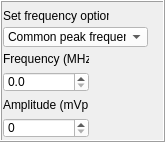
   <widget class="QFrame" name="freq_ampl_frame">
    <property name="geometry">
     <rect>
      <x>130</x>
      <y>60</y>
      <width>165</width>
      <height>142</height>
     </rect>
    </property>
    <property name="frameShape">
     <enum>QFrame::Box</enum>
    </property>
    <property name="frameShadow">
     <enum>QFrame::Raised</enum>
    </property>
    <widget class="QLabel" name="label_20">
     <property name="geometry">
      <rect>
       <x>3</x>
       <y>8</y>
       <width>106</width>
       <height>16</height>
      </rect>
     </property>
     <property name="text">
      <string>Set frequency options</string>
     </property>
    </widget>
    <widget class="QComboBox" name="set_freq_opt_combo">
     <property name="geometry">
      <rect>
       <x>3</x>
       <y>27</y>
       <width>145</width>
       <height>20</height>
      </rect>
     </property>
     <property name="palette">
      <palette>
       <active>
        <colorrole role="Button">
         <brush brushstyle="SolidPattern">
          <color alpha="255">
           <red>255</red>
           <green>255</green>
           <blue>255</blue>
          </color>
         </brush>
        </colorrole>
        <colorrole role="Base">
         <brush brushstyle="SolidPattern">
          <color alpha="255">
           <red>255</red>
           <green>255</green>
           <blue>255</blue>
          </color>
         </brush>
        </colorrole>
        <colorrole role="Window">
         <brush brushstyle="SolidPattern">
          <color alpha="255">
           <red>255</red>
           <green>255</green>
           <blue>255</blue>
          </color>
         </brush>
        </colorrole>
       </active>
       <inactive>
        <colorrole role="Button">
         <brush brushstyle="SolidPattern">
          <color alpha="255">
           <red>255</red>
           <green>255</green>
           <blue>255</blue>
          </color>
         </brush>
        </colorrole>
        <colorrole role="Base">
         <brush brushstyle="SolidPattern">
          <color alpha="255">
           <red>255</red>
           <green>255</green>
           <blue>255</blue>
          </color>
         </brush>
        </colorrole>
        <colorrole role="Window">
         <brush brushstyle="SolidPattern">
          <color alpha="255">
           <red>255</red>
           <green>255</green>
           <blue>255</blue>
          </color>
         </brush>
        </colorrole>
       </inactive>
       <disabled>
        <colorrole role="Button">
         <brush brushstyle="SolidPattern">
          <color alpha="255">
           <red>255</red>
           <green>255</green>
           <blue>255</blue>
          </color>
         </brush>
        </colorrole>
        <colorrole role="Base">
         <brush brushstyle="SolidPattern">
          <color alpha="255">
           <red>255</red>
           <green>255</green>
           <blue>255</blue>
          </color>
         </brush>
        </colorrole>
        <colorrole role="Window">
         <brush brushstyle="SolidPattern">
          <color alpha="255">
           <red>255</red>
           <green>255</green>
           <blue>255</blue>
          </color>
         </brush>
        </colorrole>
       </disabled>
      </palette>
     </property>
     <property name="styleSheet">
      <string notr="true">background:white</string>
     </property>
     <item>
      <property name="text">
       <string>Common peak frequency</string>
      </property>
     </item>
    </widget>
    <widget class="QWidget" name="layoutWidget">
     <property name="geometry">
      <rect>
       <x>3</x>
       <y>52</y>
       <width>86</width>
       <height>86</height>
      </rect>
     </property>
     <layout class="QVBoxLayout" name="freq_ampl_vert_sublyout">
      <item>
       <widget class="QLabel" name="label_21">
        <property name="text">
         <string>Frequency (MHz)</string>
        </property>
       </widget>
      </item>
      <item>
       <widget class="QDoubleSpinBox" name="freq_doublespin">
        <property name="palette">
         <palette>
          <active>
           <colorrole role="Button">
            <brush brushstyle="SolidPattern">
             <color alpha="255">
              <red>255</red>
              <green>255</green>
              <blue>255</blue>
             </color>
            </brush>
           </colorrole>
           <colorrole role="Base">
            <brush brushstyle="SolidPattern">
             <color alpha="255">
              <red>255</red>
              <green>255</green>
              <blue>255</blue>
             </color>
            </brush>
           </colorrole>
           <colorrole role="Window">
            <brush brushstyle="SolidPattern">
             <color alpha="255">
              <red>255</red>
              <green>255</green>
              <blue>255</blue>
             </color>
            </brush>
           </colorrole>
          </active>
          <inactive>
           <colorrole role="Button">
            <brush brushstyle="SolidPattern">
             <color alpha="255">
              <red>255</red>
              <green>255</green>
              <blue>255</blue>
             </color>
            </brush>
           </colorrole>
           <colorrole role="Base">
            <brush brushstyle="SolidPattern">
             <color alpha="255">
              <red>255</red>
              <green>255</green>
              <blue>255</blue>
             </color>
            </brush>
           </colorrole>
           <colorrole role="Window">
            <brush brushstyle="SolidPattern">
             <color alpha="255">
              <red>255</red>
              <green>255</green>
              <blue>255</blue>
             </color>
            </brush>
           </colorrole>
          </inactive>
          <disabled>
           <colorrole role="Button">
            <brush brushstyle="SolidPattern">
             <color alpha="255">
              <red>255</red>
              <green>255</green>
              <blue>255</blue>
             </color>
            </brush>
           </colorrole>
           <colorrole role="Base">
            <brush brushstyle="SolidPattern">
             <color alpha="255">
              <red>255</red>
              <green>255</green>
              <blue>255</blue>
             </color>
            </brush>
           </colorrole>
           <colorrole role="Window">
            <brush brushstyle="SolidPattern">
             <color alpha="255">
              <red>255</red>
              <green>255</green>
              <blue>255</blue>
             </color>
            </brush>
           </colorrole>
          </disabled>
         </palette>
        </property>
        <property name="styleSheet">
         <string notr="true">background-color: white</string>
        </property>
        <property name="decimals">
         <number>1</number>
        </property>
       </widget>
      </item>
      <item>
       <widget class="QLabel" name="label_22">
        <property name="text">
         <string>Amplitude (mVpp)</string>
        </property>
       </widget>
      </item>
      <item>
       <widget class="QSpinBox" name="amplitude_spin">
        <property name="palette">
         <palette>
          <active>
           <colorrole role="Button">
            <brush brushstyle="SolidPattern">
             <color alpha="255">
              <red>255</red>
              <green>255</green>
              <blue>255</blue>
             </color>
            </brush>
           </colorrole>
           <colorrole role="Base">
            <brush brushstyle="SolidPattern">
             <color alpha="255">
              <red>255</red>
              <green>255</green>
              <blue>255</blue>
             </color>
            </brush>
           </colorrole>
           <colorrole role="Window">
            <brush brushstyle="SolidPattern">
             <color alpha="255">
              <red>255</red>
              <green>255</green>
              <blue>255</blue>
             </color>
            </brush>
           </colorrole>
          </active>
          <inactive>
           <colorrole role="Button">
            <brush brushstyle="SolidPattern">
             <color alpha="255">
              <red>255</red>
              <green>255</green>
              <blue>255</blue>
             </color>
            </brush>
           </colorrole>
           <colorrole role="Base">
            <brush brushstyle="SolidPattern">
             <color alpha="255">
              <red>255</red>
              <green>255</green>
              <blue>255</blue>
             </color>
            </brush>
           </colorrole>
           <colorrole role="Window">
            <brush brushstyle="SolidPattern">
             <color alpha="255">
              <red>255</red>
              <green>255</green>
              <blue>255</blue>
             </color>
            </brush>
           </colorrole>
          </inactive>
          <disabled>
           <colorrole role="Button">
            <brush brushstyle="SolidPattern">
             <color alpha="255">
              <red>255</red>
              <green>255</green>
              <blue>255</blue>
             </color>
            </brush>
           </colorrole>
           <colorrole role="Base">
            <brush brushstyle="SolidPattern">
             <color alpha="255">
              <red>255</red>
              <green>255</green>
              <blue>255</blue>
             </color>
            </brush>
           </colorrole>
           <colorrole role="Window">
            <brush brushstyle="SolidPattern">
             <color alpha="255">
              <red>255</red>
              <green>255</green>
              <blue>255</blue>
             </color>
            </brush>
           </colorrole>
          </disabled>
         </palette>
        </property>
        <property name="styleSheet">
         <string notr="true">background-color: white</string>
        </property>
       </widget>
      </item>
     </layout>
    </widget>
   </widget>
